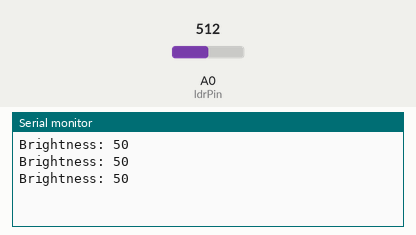
Bench run of a sketch on a simulated Arduino Uno, built with avr-gcc and run on an emulated ATmega328P. On the bench: the last lines printed to the serial monitor. The inputs (shaded band) are chosen by the test bench; at power-on: A0 (ldrPin) = 512.

Above: at 1.3 s.
1.4 s: A0 (ldrPin) set to 716
At 1.9 s:
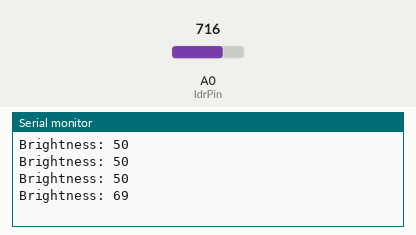
2.9 s: A0 (ldrPin) set to 900
At 3.4 s:
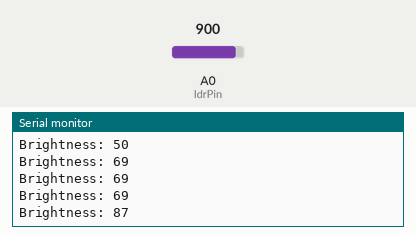
Timing chart, 0 to 5.9 s (numbered marks = the images above; inputs shaded):
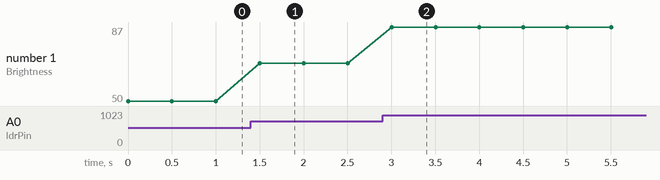

Measured:
- after the input at 1.4 s, the serial monitor: prints a new line after 0.10 s (image 1)
- after the input at 2.9 s, the serial monitor: prints a new line after 0.10 s (image 2)
- plotted number 1: 50 → 69 after the input at 1.4 s, 69 → 87 after the input at 2.9 s

The sketch:

LDRreading.ino
```cpp
// Define the pin where the LDR is connected
const int ldrPin = A0;

void setup() {
  // Begin serial communication at a baud rate of 9600
  Serial.begin(9600);
}

void loop() {
  // Read the value from the LDR
  int ldrValue = analogRead(ldrPin);

  // Map the LDR value to a brightness range (0 to 100)
  int brightness = map(ldrValue, 0, 1023, 0, 100);

  // Print the mapped brightness value to the Serial Monitor
  Serial.print("Brightness: ");
  Serial.println(brightness);

  // Wait for a second before reading again
  delay(500);
}
```
